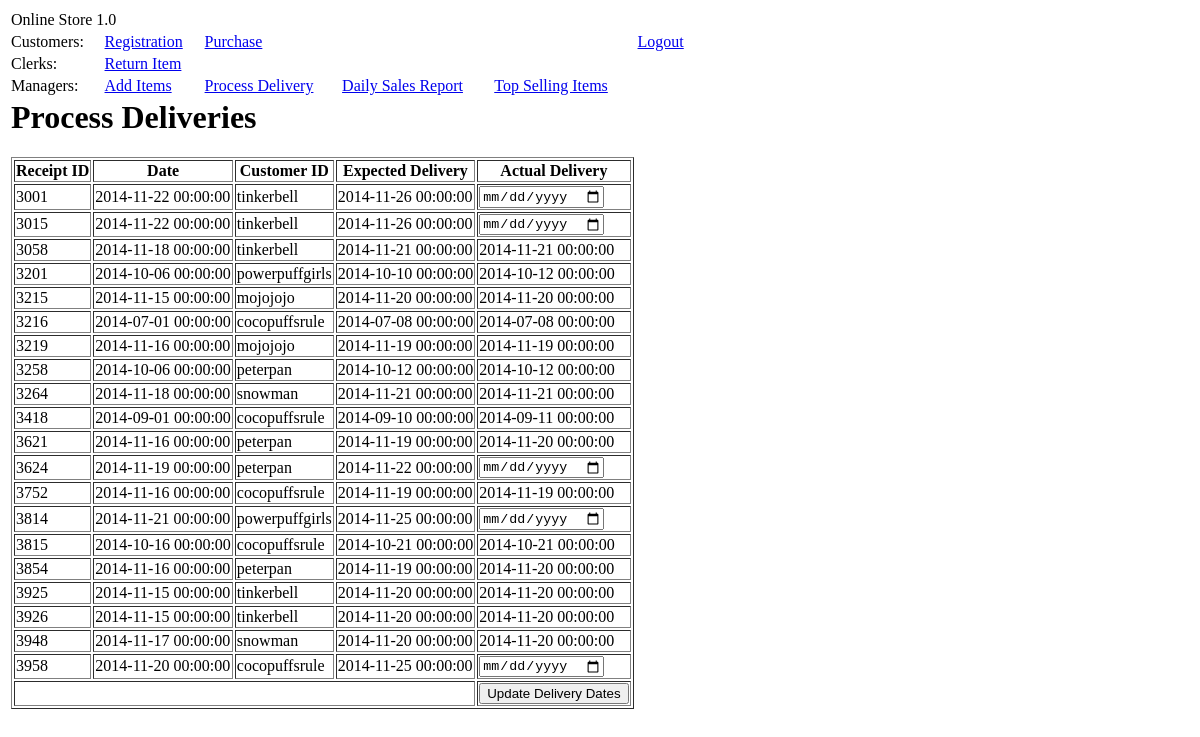
Screenshot of /?page=process_delivery (signed in) with the database file from the repository.
### tables this page shows
create table purchase
	(p_receiptId int not null,  
	p_date DATETIME not null,
	p_cid varchar(20) not null,
	cardNo char(16) not null,
	expiryDate DATE null,
    expectedDate DATETIME not null,
    deliveredDate DATETIME null,
    PRIMARY KEY (p_receiptID),
    FOREIGN KEY (p_cid) REFERENCES customer(cid)
    );

### views/manager/process_delivery.php (the view, shortened to what this page needs)
<?php
function getAllOrdersToProcess(){
	global $connection;
	$results = $connection->query("SELECT * FROM purchase");
 	$i = 0;
	while($row = $results->fetch_assoc()) {
	    print '<tr>';
		    print '<td>'.$row["p_receiptId"].'</td>';
		    print '<td>'.$row["p_date"].'</td>';
		    print '<td>'.$row["p_cid"].'</td>';
		    print '<td>'.$row["expectedDate"].'</td>';
		    if(isset($row["deliveredDate"])){
			    print '<td>'.$row["deliveredDate"].'</td>';
		    }else{
		    	print '<td><input type="date" name="updates['.$i.'][date]" class="dynamic_datepicker"></td>';
		    }
	    print '</tr>';
	    $i++;
	}
 }
 ?>
 <h1>Process Deliveries</h1>
  <table border="1">
	 <tr>
		 <th>Receipt ID</th>
		 <th>Date</th>
		 <th>Customer ID</th>
		 <th>Expected Delivery</th>
		 <th>Actual Delivery</th>
	 </tr>
	 <form method="post">
	 <?php getAllOrdersToProcess(); ?>
	 <tr>
		 <td colspan=4></td>
		 <td><input type=submit value="Update Delivery Dates"></td>
	 </tr>
	 </form>
 </table>

### rows the page displays
purchase: p_receiptId "3001", p_date "2014-11-22 00:00:00", p_cid "tinkerbell", expectedDate "2014-11-26 00:00:00"
purchase: p_receiptId "3015", p_date "2014-11-22 00:00:00", p_cid "tinkerbell", expectedDate "2014-11-26 00:00:00"
purchase: p_receiptId "3058", p_date "2014-11-18 00:00:00", p_cid "tinkerbell", expectedDate "2014-11-21 00:00:00", deliveredDate "2014-11-21 00:00:00"
purchase: p_receiptId "3201", p_date "2014-10-06 00:00:00", p_cid "powerpuffgirls", expectedDate "2014-10-10 00:00:00", deliveredDate "2014-10-12 00:00:00"
purchase: p_receiptId "3215", p_date "2014-11-15 00:00:00", p_cid "mojojojo", expectedDate "2014-11-20 00:00:00", deliveredDate "2014-11-20 00:00:00"
purchase: p_receiptId "3216", p_date "2014-07-01 00:00:00", p_cid "cocopuffsrule", expectedDate "2014-07-08 00:00:00", deliveredDate "2014-07-08 00:00:00"
purchase: p_receiptId "3219", p_date "2014-11-16 00:00:00", p_cid "mojojojo", expectedDate "2014-11-19 00:00:00", deliveredDate "2014-11-19 00:00:00"
purchase: p_receiptId "3258", p_date "2014-10-06 00:00:00", p_cid "peterpan", expectedDate "2014-10-12 00:00:00", deliveredDate "2014-10-12 00:00:00"
purchase: p_receiptId "3264", p_date "2014-11-18 00:00:00", p_cid "snowman", expectedDate "2014-11-21 00:00:00", deliveredDate "2014-11-21 00:00:00"
purchase: p_receiptId "3418", p_date "2014-09-01 00:00:00", p_cid "cocopuffsrule", expectedDate "2014-09-10 00:00:00", deliveredDate "2014-09-11 00:00:00"
purchase: p_receiptId "3621", p_date "2014-11-16 00:00:00", p_cid "peterpan", expectedDate "2014-11-19 00:00:00", deliveredDate "2014-11-20 00:00:00"
purchase: p_receiptId "3624", p_date "2014-11-19 00:00:00", p_cid "peterpan", expectedDate "2014-11-22 00:00:00"
purchase: p_receiptId "3752", p_date "2014-11-16 00:00:00", p_cid "cocopuffsrule", expectedDate "2014-11-19 00:00:00", deliveredDate "2014-11-19 00:00:00"
purchase: p_receiptId "3814", p_date "2014-11-21 00:00:00", p_cid "powerpuffgirls", expectedDate "2014-11-25 00:00:00"
purchase: p_receiptId "3815", p_date "2014-10-16 00:00:00", p_cid "cocopuffsrule", expectedDate "2014-10-21 00:00:00", deliveredDate "2014-10-21 00:00:00"
purchase: p_receiptId "3854", p_date "2014-11-16 00:00:00", p_cid "peterpan", expectedDate "2014-11-19 00:00:00", deliveredDate "2014-11-20 00:00:00"
purchase: p_receiptId "3925", p_date "2014-11-15 00:00:00", p_cid "tinkerbell", expectedDate "2014-11-20 00:00:00", deliveredDate "2014-11-20 00:00:00"
purchase: p_receiptId "3926", p_date "2014-11-15 00:00:00", p_cid "tinkerbell", expectedDate "2014-11-20 00:00:00", deliveredDate "2014-11-20 00:00:00"
purchase: p_receiptId "3948", p_date "2014-11-17 00:00:00", p_cid "snowman", expectedDate "2014-11-20 00:00:00", deliveredDate "2014-11-20 00:00:00"
purchase: p_receiptId "3958", p_date "2014-11-20 00:00:00", p_cid "cocopuffsrule", expectedDate "2014-11-25 00:00:00"
